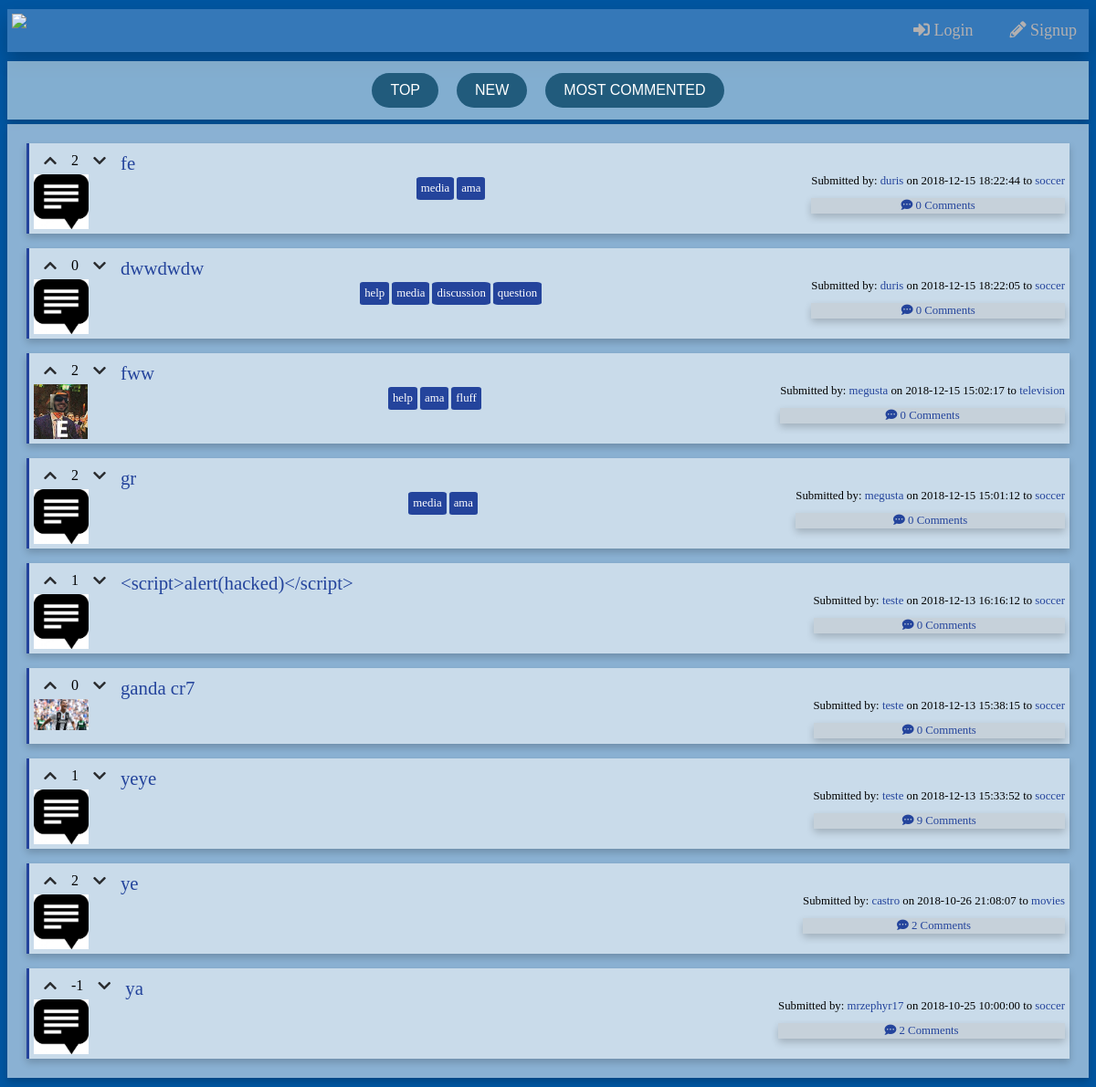
The page /pages/all.php on the database its author committed.
### tables this page shows
CREATE TABLE post (
    post_id INTEGER PRIMARY KEY,
    post_title VARCHAR,
    post_text VARCHAR,
    post_date DATETIME NOT NULL,
    post_img INTEGER REFERENCES image,
    post_op INTEGER NOT NULL REFERENCES user,
    post_father INTEGER REFERENCES post,
    channel_id INTEGER REFERENCES channel
);

CREATE TABLE tag (
    tag_id INTEGER PRIMARY KEY,
    tag_text VARCHAR NOT NULL
);

CREATE TABLE user (
    user_id INTEGER PRIMARY KEY, 
    user_name VARCHAR NOT NULL,
    user_pass VARCHAR NOT NULL,
    user_description VARCHAR,
    user_points INTEGER NOT NULL,
    user_avatar INTEGER REFERENCES image
);

CREATE TABLE channel (
    channel_id INTEGER PRIMARY KEY,
    channel_name VARCHAR NOT NULL,
    channel_desc VARCHAR NOT NULL,
    channel_header INTEGER REFERENCES image,
    channel_creator INTEGER REFERENCES user
);

### database/db_story.php (called while the page is built, shortened)
<?php
    function getAllStories($order = "post_date", $asc_desc = "DESC")
    {
        $db = Database::instance()->db();
        $stmt = $db->prepare("SELECT * FROM post WHERE post_title IS NOT NULL ORDER BY $order $asc_desc");
        $stmt->execute();
        return $stmt->fetchAll();
    }

### database/db_post.php (called while the page is built, shortened)
<?php
    function getVotes($post_id){
        $db = Database::instance()->db();
        $stmt = $db->prepare("SELECT COUNT(*) as numEntries FROM vote WHERE post_id = ?");
        $stmt->execute(array($post_id));
        $res = $stmt->fetch()['numEntries'];
        $stmt = $db->prepare("SELECT SUM(vote) as num_votes FROM vote WHERE post_id = ?");
        $stmt->execute(array($post_id));
        return $stmt->fetch()['num_votes'];
    }
    function getStoryTags($story_id){
        $db = Database::instance()->db();
        $stmt = $db->prepare('SELECT tag_text FROM tag WHERE tag_id IN (SELECT tag_id FROM post_tag WHERE post_id = ?)');
        $stmt->execute(array($story_id));
        return $stmt->fetchAll();
    }
    function getNumComments($post_id){
        $numComments = 0;
        $comments = getChildComments($post_id);
        $result = getNumChildComments($post_id);
        $numComments+=$result;
        foreach($comments as $comment){
            $numComments+=getNumComments($comment['post_id']);
        }
        return $numComments;
    }
    function getChildComments($post_id, $order = "post_date", $asc_desc = "DESC")
    {
        $db = Database::instance()->db();
        $stmt = $db->prepare("SELECT * FROM post WHERE post_father = ? ORDER BY $order $asc_desc");
        $stmt->execute(array($post_id));
        return $stmt->fetchAll();
    }
    function getNumChildComments($post_id){
        $db = Database::instance()->db();
        $stmt = $db->prepare('SELECT COUNT(*) as numComments FROM post GROUP BY post_father HAVING post_father = ?');
        $stmt->execute(array($post_id));
        $res = $stmt->fetch()['numComments'];
        return $res == 0 ? 0 : $res;
    }

### database/db_user.php (called while the page is built, shortened)
<?php
    function getUserName($user_id){
        $db = Database::instance()->db();
        $stmt = $db->prepare('SELECT user_name FROM user WHERE user_id = ?');
        $stmt->execute(array($user_id));
        return $stmt->fetch()['user_name'];
    }

### database/db_channel.php (called while the page is built, shortened)
<?php
    function getChannel($channel_id)
    {
        $db = Database::instance()->db();
        $stmt = $db->prepare('SELECT * FROM channel WHERE channel_id = ?');
        $stmt->execute(array($channel_id));
        return $stmt->fetch();
    }
?>

### templates/tpl_stories.php (the view, shortened to what this page needs)
<?php function draw_stories($stories, $channel_id = null)
{
    ?>
  <section id="stories">
    <?php
    if($channel_id != -1){
    ?>
    <section id="sorting">
        <input type="button" value = "Top">
        <input type="button" value = "New">
        <input type="button" value = "Most commented">
    </section>
    <?php
    }
    ?>
    <section id="list">
  <?php
    foreach ($stories as $story) {
        draw_story_titles($story);
    } ?>
    </section>
<?php
}
    ?>
  <?php
function draw_story_titles($story)
{
  $upvote = "v0";
  $downvote = "v0";
    ?>
    <div class="titles">
      <div class="flex-container-1">
        <div style= "order: 4" class="title">
          <header><a href="../pages/story.php?id=<?=$story['post_id']?>"><?=htmlentities($story['post_title'])?></a></header>
        </div>
        <div style= "order: 1" class="vote" id="<?=$upvote?>">
            <button name="upvote"> <i class="fas fa-chevron-up"></i> </button>
        </div>
        <div style= "order: 3" class="vote" id="<?=$downvote?>">
            <button name="downvote">  <i class="fas fa-chevron-down"></i> </button>
        </div>
        <div style= "order: 2" class="vote-amount">
          <p><?=getVotes($story['post_id']) ?></p>
        </div>
      </div>
      <div class="flex-container-2">
      <?php
        draw_story_img($story);
      ?>
        <ul>
        <?php
          draw_tags($story['post_id']); ?>
        </ul>
        <?php draw_story_footer($story); ?>
      </div>
    </div>
  <?php
}
function draw_story_footer($story)
{
    ?>
  <footer>Submitted by: <a href="profile.php?id=<?=$story['post_op']?>"><?=getUserName($story['post_op'])?></a> on <?=$story['post_date']?> <?php
  if (basename($_SERVER['PHP_SELF']) !== 'channel.php') {
      ?>
  to <a href="../pages/channel.php?id=<?=$story['channel_id']?>"><?=getChannel($story['channel_id'])['channel_name']?></a>
    <?php
  } ?>
      <div class="num-comments">
      <a href="../pages/story.php?id=<?=$story['post_id']?>"><i class="fas fa-comment-dots"></i> <?=getNumComments($story['post_id'])?> Comments</a>
      </div>
  </footer>
        <?php
}
    ?>
    <?php
  function draw_story_img($story)
  {
      ?>
    <div class="storyimg">
        <img src="../images/originals/<?=$story['post_img']?>.jpg">
    </div>
      <?php
  }
    ?>
  </section> <?php
function draw_tags($story_id)
{
    $tags = getStoryTags($story_id);
    foreach ($tags as $tag) {
        ?>
    <li><a href="search.php?search_text=%23<?=$tag['tag_text']?>&search_type=stories&submit=Search"><?=$tag['tag_text']?></a></li>
    <?php
    }
}
    $children = getChildComments($comment['post_id']); ?>

### pages/all.php (shortened to what this page needs)
<?php
  include_once('../database/db_story.php');
  include_once('../database/db_post.php');
  include_once('../database/db_channel.php');
  include_once('../templates/tpl_common.php');
  include_once('../templates/tpl_stories.php');
  include_once('../database/db_user.php');
  $stories = getAllStories();
  if(isset($_SESSION['username']))
    draw_header($_SESSION['username']);
  else
    draw_header(null);
  foreach ($stories as $k => $story) {
      $stories[$k]['story_comments'] = getChildComments($story['post_id']);
  }
  draw_stories($stories);
  draw_footer();
?>

### templates/tpl_common.php (shortened to what this page needs)
<?php
include_once('../database/db_user.php');
function draw_header($username)
{
    ?>
    <!DOCTYPE html>
    <html>
        <head>
            <link rel="stylesheet" href="../css/style.css">
            <link rel="stylesheet" href="https://use.fontawesome.com/releases/v5.3.1/css/all.css">
        </head>
        <body>
            <header>
        <?php if ($username != null) {
            ?>
            <nav id="mySidenav" class="sidenav">
                <a href="../index.php"><img src="../../res/LogoSmall.png"> </a>
                <a href="javascript:void(0)" class="closebtn" onclick="closeNav()">&times;</a>
                <a href="profile.php?id=<?=getUserId($_SESSION['username'])?>"><i class="fas fa-user"></i> <?=$username?></a>
                <a href="../actions/action_logout.php"><i class="fas fa-arrow-left"></i> Logout</a>
                <a href="all.php"> <i class="fas fa-globe"></i> All</a>
                <a href="search.php"><i class="fas fa-search"></i> Search</a>
                <a href="create_channel.php"><i class="fas fa-plus-circle"></i> Create channel</a>
                <a href="add_story.php"><i class="fas fa-plus-circle"></i> Add story</a>
            </nav>
            <div class="menu">
             <span  onclick="openNav()">&#9776; Menu</span>
            </div>
             <div class = "header-flexbox">
                <a href="../index.php"><img src="../../res/LogoSmall.png"> </a>
                <div style= "order: 3" class="account">
                    <nav>
                        <ul>
                        <li><a href="profile.php?id=<?=getUserId($_SESSION['username'])?>"><i class="fas fa-user"></i> <?=$username?></a></li>
                        <li><a href="../actions/action_logout.php"><i class="fas fa-arrow-left"></i> Logout</a></li>
                        <ul>
                    </nav>
                </div>
                <div style= "order: 2" class="toolbar">
                    <nav>
                        <ul>
                        <li><a href="all.php"> <i class="fas fa-globe"></i> All</a></li>
                        <li><a href="search.php"><i class="fas fa-search"></i> Search</a></li>
                        <li><a href="create_channel.php"><i class="fas fa-plus-circle"></i> Create channel</a></li>
                        <li><a href="add_story.php"><i class="fas fa-plus-circle"></i> Add story</a></li>
                    </nav>
                </div>
                    </ul>
                </nav>
            <?php
        }else{
            ?>
             <div class = "header-flexbox">
             <a href="../index.php"><img src="../../res/LogoSmall.png"> </a>
                <div class="account">
                    <nav>
                        <ul>
                        <li><a href="login.php"><i class="fas fa-sign-in-alt"></i> Login</a></li>
                        <li><a href="signup.php"><i class="fas fa-pencil-alt"></i> Signup</a></li>
                    </nav>
                </div>
            </div>
            <?php
        } ?>
            </header>
<?php
} ?>
<?php function draw_footer()
    {
        ?>
  </body>
</html>
<?php
    } ?>

### css/style.css (style rules this page uses)
body { text-align: center; background-image: url(../../res/background.png); background-size: cover; background-repeat: no-repeat; --bg-color: rgb(0, 85, 160); --panel-color: rgb(2, 32, 66); --main-color: rgb(36, 68, 156); --dark-color: #333; --light-color: rgb(204, 204, 204); --serif-font: 'Merriweather'; --sans-font: 'Open Sans Condensed'; --success-bg-color: #DFF2BF; --success-fg-color: #4F8A10; --error-bg-color: #FFD2D2; --error-fg-color: #D8000C; background-color: var(--bg-color); }
a, p, input, li { font-family: var(--serif-font), serif; }
a { color: var(--main-color); text-decoration: none; }
button { border: none; cursor: pointer; }
input[type="submit"], input[type="button"],input[type="file"],label[for="file"] { padding: 0.6em; margin: 0.5em; -webkit-transition-duration: 0.4s; transition-duration: 0.4s; background: rgb(33, 91, 124); color: var(--panel-color); font-family: Arial, Helvetica, sans-serif; font-size: 1.2em; border:none; border-radius: 2px; text-transform: uppercase; }
.account > nav > ul { padding: auto; }
.header-flexbox { display: flex; flex: 1 1 auto; justify-content: space-between; padding: 5px; background-color: rgb(53, 120, 184); box-shadow: 0 10px 20px 0 rgba(0, 0, 0, 0.2); margin-top: 10px; margin-bottom: 10px; }
.header-flexbox > div > nav > ul { list-style-type: none; margin: 0; padding: 0; overflow: hidden; }
.header-flexbox > div > nav > ul > li { list-style-type: none; float: left; }
.header-flexbox > div > nav > ul > li > a { padding: 8px 8px 8px 32px; text-decoration: none; font-size: 18px; color: #b3b0b0; display: block; transition: 0.3s; }
.storyimg > img { display: block; max-width:60%; max-height:30%; width: auto; height: auto; }
.title { overflow:hidden; }
#stories { display: block; }
#list { margin-bottom: 10px; padding: 5px; background: rgba(255, 255, 255, 0.541); box-shadow: 0 4px 8px 0 rgba(0, 0, 0, 0.2); }
#sorting { padding: 5px; background: rgba(240, 250, 249, 0.541); box-shadow: 0 4px 8px 0 rgba(0, 0, 0, 0.2); margin-top: 5px; margin-bottom: 5px; }
#sorting > input { font-size: 16px; background-color: rgb(33, 91, 124); -moz-border-radius:28px; -webkit-border-radius:28px; border-radius:28px; color: white; padding: 10px 20px; text-align: center; text-decoration: none; }
.titles { display: block; border-left: 3px solid var(--main-color);; margin: 1em; padding: 5px; background: rgba(255, 255, 255, 0.541); box-shadow: 0 4px 8px 0 rgba(0, 0, 0, 0.2); }
.title { font-size: 1.3em; }
.flex-container-1 { display: flex; }
.flex-container-1 > * { text-align: center; padding-left: 5px; padding-right: 5px; padding-top: 5px; }
.vote-amount > p { margin:0; font-size: 1em; }
.vote > button { font-size: 1em; background-color:transparent; -webkit-transition-duration: 0.4s; transition-duration: 0.4s; color: rgb(41, 43, 46); }
.flex-container-2 { display: flex; flex-direction: row; flex: 1 1 auto; justify-content: space-between; }
.flex-container-2 > div > img { max-width:60px; max-height:60px; width: auto; height: auto; }
.flex-container-2 > ul { list-style-type: none; margin: 0; padding-left: 5px; }
.flex-container-2 > ul > li { font-size: 0.7em; float: left; padding: 5px; margin-top: 3px; margin-right: 3px; color: white; border-radius: 10%; font-size: 0.8em; background-color:var(--main-color); text-align: center; }
.flex-container-2 > ul > li > a { color: white; }
.flex-container-2 > footer { font-size: 0.8em; }
.num-comments { color: black; padding: 1px; background: rgba(192, 192, 192, 0.4); box-shadow: 0 4px 8px 0 rgba(0, 0, 0, 0.2); margin-top: 11px; margin-bottom: 1px; }

### rows shown on the page
post: post_title "fe", post_id "2", post_op.user_name "duris", post_date "2018-12-15 18:22:44", channel.channel_name "soccer", post_id "0"
tag: tag_text "media"
tag: tag_text "ama"
post: post_title "dwwdwdw", post_id "0", post_op.user_name "duris", post_date "2018-12-15 18:22:05", channel.channel_name "soccer"
tag: tag_text "help"
tag: tag_text "discussion"
tag: tag_text "question"
post: post_title "fww", post_id "2", shows a picture, post_op.user_name "megusta", post_date "2018-12-15 15:02:17", channel.channel_name "television", post_id "0"
tag: tag_text "fluff"
post: post_title "gr", post_id "2", post_op.user_name "megusta", post_date "2018-12-15 15:01:12", channel.channel_name "soccer", post_id "0"
post: post_title "<script>alert(hacked)</script>", post_id "1", post_op.user_name "teste", post_date "2018-12-13 16:16:12", channel.channel_name "soccer", post_id "0"
post: post_title "ganda cr7", post_id "0", shows a picture, post_op.user_name "teste", post_date "2018-12-13 15:38:15", channel.channel_name "soccer"
post: post_title "yeye", post_id "1", post_op.user_name "teste", post_date "2018-12-13 15:33:52", channel.channel_name "soccer", post_id "9"
post: post_title "ye", post_id "2", post_op.user_name "castro", post_date "2018-10-26 21:08:07", channel.channel_name "movies"
post: post_title "ya", post_id "-1", post_op.user_name "mrzephyr17", post_date "2018-10-25 10:00:00", channel.channel_name "soccer", post_id "2"
